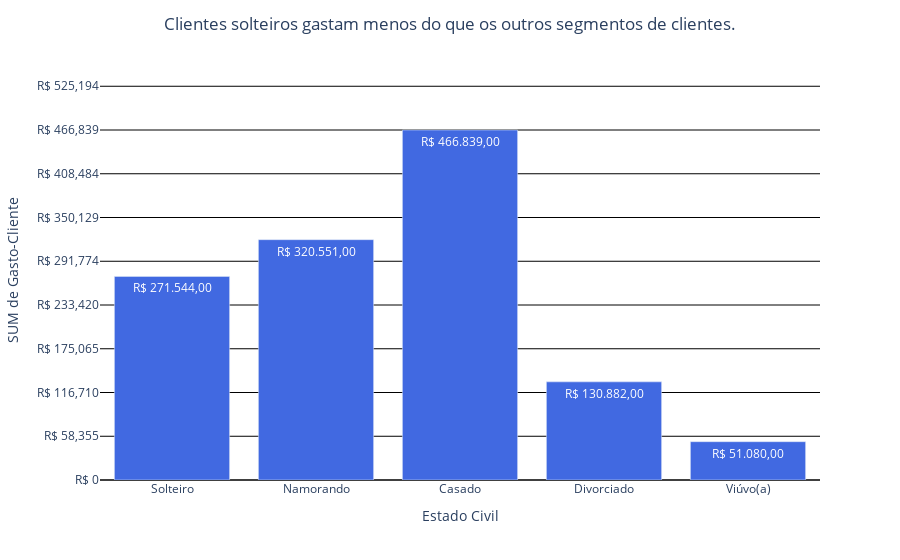

Source (notebook cell):
### Code cell
# Hipótese 2. Clientes solteiros gastam menos do que os outros segmentos de clientes.

gasto_civil = pd.pivot_table(
    df,
    index='Estado_Civil',
    values='Gasto-Cliente',
    aggfunc='sum'
).reset_index()

gasto_civil['Percentual'] = (gasto_civil['Gasto-Cliente'] / gasto_civil['Gasto-Cliente'].sum()) * 100

gasto_civil['Percentual'] = gasto_civil['Percentual'].apply(lambda x: f"{x:.2f}%")

fig = px.bar(
    gasto_civil,
    x='Estado_Civil',
    y='Gasto-Cliente',
    text=gasto_civil['Gasto-Cliente'].apply(lambda x: f"R$ {x:,.2f}".replace(",", "X").replace(".", ",").replace("X", ".")),
    color_discrete_sequence=['royalblue'],
    category_orders={'Estado_Civil': ['Solteiro', 'Namorando', 'Casado', 'Divorciado', 'Viúvo(a)', 'Total']},
)

fig.update_layout(
    title={
        'text': 'Clientes solteiros gastam menos do que os outros segmentos de clientes.',
        'x': 0.5
    },
    xaxis_title='Estado Civil',
    yaxis_title='SUM de Gasto-Cliente',
    yaxis_tickprefix='R$ ',
    yaxis_tickformat=',.0f',
    plot_bgcolor='white',
    showlegend=False,
    yaxis=dict(
        showgrid=True,
        gridcolor='black',
        gridwidth=1,
        range=[0, gasto_civil['Gasto-Cliente'].max() * 1.2],
        tick0=0,
        dtick= gasto_civil['Gasto-Cliente'].max() / 8,
        zeroline=True,             # <-- mostra a linha do eixo 0
        zerolinecolor='black',     # <-- define a cor
        zerolinewidth=1.5,
    )
    # yaxis=dict()
)

fig.show()

### Figure 1 — Plotly figure (JSON) as saved in the notebook; plotly's stock layout.template omitted (floating-point values rounded to 4 significant figures)
{"data": [{"hovertemplate": "Estado_Civil=%{x}<br>Gasto-Cliente=%{y}<br>text=%{text}<extra></extra>", "legendgroup": "", "marker": {"color": "royalblue", "pattern": {"shape": ""}}, "name": "", "orientation": "v", "showlegend": false, "text": ["R$ 466.839,00", "R$ 130.882,00", "R$ 320.551,00", "R$ 271.544,00", "R$ 51.080,00"], "textposition": "auto", "type": "bar", "x": ["Casado", "Divorciado", "Namorando", "Solteiro", "Viúvo(a)"], "xaxis": "x", "y": [466839, 130882, 320551, 271544, 51080], "yaxis": "y"}], "layout": {"barmode": "relative", "legend": {"tracegroupgap": 0}, "margin": {"t": 60}, "plot_bgcolor": "white", "showlegend": false, "title": {"text": "Clientes solteiros gastam menos do que os outros segmentos de clientes.", "x": 0.5}, "xaxis": {"anchor": "y", "categoryarray": ["Solteiro", "Namorando", "Casado", "Divorciado", "Viúvo(a)", "Total"], "categoryorder": "array", "domain": [0, 1], "title": {"text": "Estado Civil"}}, "yaxis": {"anchor": "x", "domain": [0, 1], "dtick": 58350.0, "gridcolor": "black", "gridwidth": 1, "range": [0, 560200.0], "showgrid": true, "tick0": 0, "tickformat": ",.0f", "tickprefix": "R$ ", "title": {"text": "SUM de Gasto-Cliente"}, "zeroline": true, "zerolinecolor": "black", "zerolinewidth": 1.5}}}
